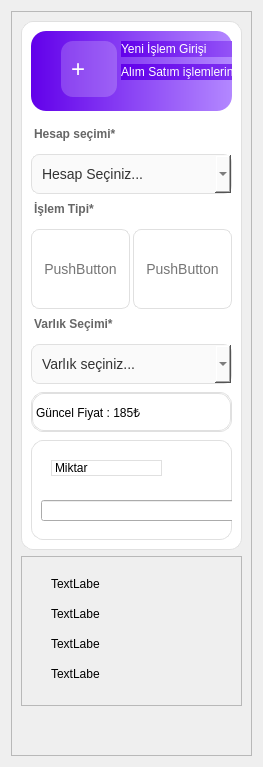
              <widget class="QWidget" name="BrokerIslemPage">
               <property name="maximumSize">
                <size>
                 <width>16777215</width>
                 <height>16777215</height>
                </size>
               </property>
               <layout class="QVBoxLayout" name="verticalLayout_32">
                <item>
                 <widget class="QFrame" name="frame_39">
                  <property name="frameShape">
                   <enum>QFrame::Shape::StyledPanel</enum>
                  </property>
                  <property name="frameShadow">
                   <enum>QFrame::Shadow::Raised</enum>
                  </property>
                  <layout class="QVBoxLayout" name="verticalLayout_34">
                   <item>
                    <widget class="QFrame" name="frame_41">
                     <property name="minimumSize">
                      <size>
                       <width>0</width>
                       <height>0</height>
                      </size>
                     </property>
                     <property name="maximumSize">
                      <size>
                       <width>765</width>
                       <height>900</height>
                      </size>
                     </property>
                     <property name="styleSheet">
                      <string notr="true">QFrame{
    background-color: #FFFFFF;
    border: 1px solid #E0E0E0;
    border-radius: 12px;
}</string>
                     </property>
                     <property name="frameShape">
                      <enum>QFrame::Shape::StyledPanel</enum>
                     </property>
                     <property name="frameShadow">
                      <enum>QFrame::Shadow::Raised</enum>
                     </property>
                     <layout class="QVBoxLayout" name="verticalLayout_33">
                      <property name="spacing">
                       <number>8</number>
                      </property>
                      <item>
                       <widget class="QFrame" name="frame_40">
                        <property name="minimumSize">
                         <size>
                          <width>0</width>
                          <height>80</height>
                         </size>
                        </property>
                        <property name="maximumSize">
                         <size>
                          <width>16777215</width>
                          <height>80</height>
                         </size>
                        </property>
                        <property name="styleSheet">
                         <string notr="true">QFrame{/* Soldan Sağa Mor Gradyan */
    background-color: qlineargradient(spread:pad, x1:0, y1:0, x2:1, y2:0, stop:0 #6200EA, stop:1 #B388FF);
    
    border-radius: 15px;       /* Köşeleri ovalleştir */
    border: none;              /* Çerçeve olmasın */
}</string>
                        </property>
                        <property name="frameShape">
                         <enum>QFrame::Shape::StyledPanel</enum>
                        </property>
                        <property name="frameShadow">
                         <enum>QFrame::Shadow::Raised</enum>
                        </property>
                        <widget class="QLabel" name="label_65">
                         <property name="geometry">
                          <rect>
                           <x>30</x>
                           <y>10</y>
                           <width>56</width>
                           <height>56</height>
                          </rect>
                         </property>
                         <property name="minimumSize">
                          <size>
                           <width>56</width>
                           <height>56</height>
                          </size>
                         </property>
                         <property name="maximumSize">
                          <size>
                           <width>56</width>
                           <height>56</height>
                          </size>
                         </property>
                         <property name="styleSheet">
                          <string notr="true">QLabel {
    background-color: rgba(255, 255, 255, 50);
    border-radius: 12px;
    color: white;
    font-size: 24px;
    padding: 4px;
    min-width: 48px;
    max-width: 48px;
    min-height: 48px;
    max-height: 48px;
}</string>
                         </property>
                         <property name="text">
                          <string>+</string>
                         </property>
                        </widget>
                        <widget class="QLabel" name="label_66">
                         <property name="geometry">
                          <rect>
                           <x>90</x>
                           <y>10</y>
                           <width>181</width>
                           <height>16</height>
                          </rect>
                         </property>
                         <property name="styleSheet">
                          <string notr="true">color: #FFFFFF;
border:transparent;</string>
                         </property>
                         <property name="text">
                          <string>Yeni İşlem Girişi</string>
                         </property>
                        </widget>
                        <widget class="QLabel" name="label_67">
                         <property name="geometry">
                          <rect>
                           <x>90</x>
                           <y>33</y>
                           <width>321</width>
                           <height>16</height>
                          </rect>
                         </property>
                         <property name="styleSheet">
                          <string notr="true">color: #FFFFFF;
border:transparent;</string>
                         </property>
                         <property name="text">
                          <string>Alım Satım işlemlerini kaydetmetmeyi unutmayınız</string>
                         </property>
                        </widget>
                       </widget>
                      </item>
                      <item>
                       <widget class="QFrame" name="frame_42">
                        <property name="maximumSize">
                         <size>
                          <width>16777215</width>
                          <height>5</height>
                         </size>
                        </property>
                        <property name="styleSheet">
                         <string notr="true">border:transparent</string>
                        </property>
                        <property name="frameShape">
                         <enum>QFrame::Shape::StyledPanel</enum>
                        </property>
                        <property name="frameShadow">
                         <enum>QFrame::Shadow::Raised</enum>
                        </property>
                       </widget>
                      </item>
                      <item>
                       <widget class="QLabel" name="label_68">
                        <property name="maximumSize">
                         <size>
                          <width>16777215</width>
                          <height>40</height>
                         </size>
                        </property>
                        <property name="styleSheet">
                         <string notr="true">QLabel {
    color: #666666;
    font-size: 12px;
    font-weight: bold;
    margin-bottom: 5px; /* Kutuyla yazı arası boşluk */
border:transparent;
}</string>
                        </property>
                        <property name="text">
                         <string>Hesap seçimi*</string>
                        </property>
                       </widget>
                      </item>
                      <item>
                       <widget class="QComboBox" name="comboBox_4">
                        <property name="styleSheet">
                         <string notr="true">QComboBox{border: 1px solid #E0E0E0;
    border-radius: 8px;
    padding: 10px;
    background-color: #FAFAFA; /* Çok açık gri */
    color: #333333;
    font-size: 14px;
}
QComboBox:hover {
    border: 1px solid #BDBDBD;
}
QComboBox:focus {
    border: 1px solid #9C27B0; /* Odaklanınca mor çizgi */
    background-color: #FFFFFF;
}</string>
                        </property>
                        <item>
                         <property name="text">
                          <string>Hesap Seçiniz...</string>
                         </property>
                        </item>
                       </widget>
                      </item>
                      <item>
                       <widget class="QLabel" name="label_69">
                        <property name="maximumSize">
                         <size>
                          <width>16777215</width>
                          <height>40</height>
                         </size>
                        </property>
                        <property name="styleSheet">
                         <string notr="true">QLabel {
    color: #666666;
    font-size: 12px;
    font-weight: bold;
    margin-bottom: 5px; /* Kutuyla yazı arası boşluk */
border:transparent;
}</string>
                        </property>
                        <property name="text">
                         <string>İşlem Tipi*</string>
                        </property>
                       </widget>
                      </item>
                      <item>
                       <widget class="QFrame" name="frame_43">
                        <property name="minimumSize">
                         <size>
                          <width>0</width>
                          <height>80</height>
                         </size>
                        </property>
                        <property name="maximumSize">
                         <size>
                          <width>16777215</width>
                          <height>80</height>
                         </size>
                        </property>
                        <property name="styleSheet">
                         <string notr="true">border:transparent</string>
                        </property>
                        <property name="frameShape">
                         <enum>QFrame::Shape::StyledPanel</enum>
                        </property>
                        <property name="frameShadow">
                         <enum>QFrame::Shadow::Raised</enum>
                        </property>
                        <layout class="QHBoxLayout" name="horizontalLayout_12">
                         <property name="spacing">
                          <number>3</number>
                         </property>
                         <property name="leftMargin">
                          <number>0</number>
                         </property>
                         <property name="topMargin">
                          <number>0</number>
                         </property>
                         <property name="rightMargin">
                          <number>0</number>
                         </property>
                         <property name="bottomMargin">
                          <number>0</number>
                         </property>
                         <item>
                          <widget class="QPushButton" name="pushButton_12">
                           <property name="sizePolicy">
                            <sizepolicy hsizetype="Preferred" vsizetype="Preferred">
                             <horstretch>0</horstretch>
                             <verstretch>0</verstretch>
                            </sizepolicy>
                           </property>
                           <property name="styleSheet">
                            <string notr="true">/* --- 4. ALIŞ / SATIŞ BUTONLARI (TOGGLE) --- */
QPushButton{
    background-color: #FFFFFF;
    border: 1px solid #E0E0E0;
    border-radius: 8px;
    padding: 12px;
    font-size: 14px;
    color: #757575;
}

QPushButton:checked {
    background-color: #FFEBEE;       /* Açık Kırmızı Zemin */
    border: 1px solid #EF5350;       /* Kırmızı Çerçeve */
    color: #C62828;                  /* Koyu Kırmızı Yazı */
    font-weight: bold;
}</string>
                           </property>
                           <property name="text">
                            <string>PushButton</string>
                           </property>
                           <property name="checkable">
                            <bool>true</bool>
                           </property>
                          </widget>
                         </item>
                         <item>
                          <widget class="QPushButton" name="pushButton_11">
                           <property name="sizePolicy">
                            <sizepolicy hsizetype="Preferred" vsizetype="Preferred">
                             <horstretch>0</horstretch>
                             <verstretch>0</verstretch>
                            </sizepolicy>
                           </property>
                           <property name="styleSheet">
                            <string notr="true">/* --- 4. ALIŞ / SATIŞ BUTONLARI (TOGGLE) --- */
QPushButton {
    background-color: #FFFFFF;
    border: 1px solid #E0E0E0;
    border-radius: 8px;
    padding: 12px;
    font-size: 14px;
    color: #757575;
}

/* --- ALIŞ BUTONU (Seçili Durum - YEŞİL) --- */
QPushButton:checked {
    background-color: #E8F5E9;       /* Açık Yeşil Zemin */
    border: 1px solid #4CAF50;       /* Yeşil Çerçeve */
    color: #2E7D32;                  /* Koyu Yeşil Yazı */
    font-weight: bold;
}</string>
                           </property>
                           <property name="text">
                            <string>PushButton</string>
                           </property>
                           <property name="checkable">
                            <bool>true</bool>
                           </property>
                           <property name="checked">
                            <bool>false</bool>
                           </property>
                          </widget>
                         </item>
                        </layout>
                       </widget>
                      </item>
                      <item>
                       <widget class="QLabel" name="label_70">
                        <property name="styleSheet">
                         <string notr="true">QLabel {
    color: #666666;
    font-size: 12px;
    font-weight: bold;
    margin-bottom: 5px; /* Kutuyla yazı arası boşluk */
border:transparent;
}</string>
                        </property>
                        <property name="text">
                         <string>Varlık Seçimi*</string>
                        </property>
                       </widget>
                      </item>
                      <item>
                       <widget class="QComboBox" name="comboBox_5">
                        <property name="styleSheet">
                         <string notr="true">QComboBox{border: 1px solid #E0E0E0;
    border-radius: 8px;
    padding: 10px;
    background-color: #FAFAFA; /* Çok açık gri */
    color: #333333;
    font-size: 14px;
}
QComboBox:hover {
    border: 1px solid #BDBDBD;
}
QComboBox:focus {
    border: 1px solid #9C27B0; /* Odaklanınca mor çizgi */
    background-color: #FFFFFF;
}</string>
                        </property>
                        <item>
                         <property name="text">
                          <string>Varlık seçiniz...</string>
                         </property>
                        </item>
                       </widget>
                      </item>
                      <item>
                       <widget class="QFrame" name="frame_44">
                        <property name="minimumSize">
                         <size>
                          <width>0</width>
                          <height>40</height>
                         </size>
                        </property>
                        <property name="maximumSize">
                         <size>
                          <width>16777215</width>
                          <height>40</height>
                         </size>
                        </property>
                        <property name="frameShape">
                         <enum>QFrame::Shape::StyledPanel</enum>
                        </property>
                        <property name="frameShadow">
                         <enum>QFrame::Shadow::Raised</enum>
                        </property>
                        <layout class="QHBoxLayout" name="horizontalLayout_13">
                         <property name="spacing">
                          <number>0</number>
                         </property>
                         <property name="leftMargin">
                          <number>0</number>
                         </property>
                         <property name="topMargin">
                          <number>0</number>
                         </property>
                         <property name="rightMargin">
                          <number>0</number>
                         </property>
                         <property name="bottomMargin">
                          <number>0</number>
                         </property>
                         <item>
                          <widget class="QLabel" name="label_71">
                           <property name="text">
                            <string>Güncel Fiyat : 185₺</string>
                           </property>
                          </widget>
                         </item>
                        </layout>
                       </widget>
                      </item>
                      <item>
                       <widget class="QFrame" name="frame_45">
                        <property name="minimumSize">
                         <size>
                          <width>0</width>
                          <height>100</height>
                         </size>
                        </property>
                        <property name="frameShape">
                         <enum>QFrame::Shape::StyledPanel</enum>
                        </property>
                        <property name="frameShadow">
                         <enum>QFrame::Shadow::Raised</enum>
                        </property>
                        <widget class="QLabel" name="label_72">
                         <property name="geometry">
                          <rect>
                           <x>20</x>
                           <y>20</y>
                           <width>111</width>
                           <height>16</height>
                          </rect>
                         </property>
                         <property name="text">
                          <string>Miktar</string>
                         </property>
                        </widget>
                        <widget class="QLineEdit" name="lineEdit_4">
                         <property name="geometry">
                          <rect>
                           <x>10</x>
                           <y>60</y>
                           <width>371</width>
                           <height>21</height>
                          </rect>
                         </property>
                        </widget>
                        <widget class="QLabel" name="label_73">
                         <property name="geometry">
                          <rect>
                           <x>390</x>
                           <y>30</y>
                           <width>111</width>
                           <height>16</height>
                          </rect>
                         </property>
                         <property name="text">
                          <string>Birim Fiyat (₺)</string>
                         </property>
                        </widget>
                        <widget class="QLineEdit" name="lineEdit_5">
                         <property name="geometry">
                          <rect>
                           <x>390</x>
                           <y>60</y>
                           <width>361</width>
                           <height>21</height>
                          </rect>
                         </property>
                        </widget>
                       </widget>
                      </item>
                     </layout>
                    </widget>
                   </item>
                   <item>
                    <widget class="QFrame" name="frame_46">
                     <property name="minimumSize">
                      <size>
                       <width>0</width>
                       <height>150</height>
                      </size>
                     </property>
                     <property name="frameShape">
                      <enum>QFrame::Shape::StyledPanel</enum>
                     </property>
                     <property name="frameShadow">
                      <enum>QFrame::Shadow::Raised</enum>
                     </property>
                     <widget class="QLabel" name="label_74">
                      <property name="geometry">
                       <rect>
                        <x>30</x>
                        <y>20</y>
                        <width>49</width>
                        <height>16</height>
                       </rect>
                      </property>
                      <property name="text">
                       <string>TextLabel</string>
                      </property>
                     </widget>
                     <widget class="QLabel" name="label_75">
                      <property name="geometry">
                       <rect>
                        <x>30</x>
                        <y>50</y>
                        <width>49</width>
                        <height>16</height>
                       </rect>
                      </property>
                      <property name="text">
                       <string>TextLabel</string>
                      </property>
                     </widget>
                     <widget class="QLabel" name="label_76">
                      <property name="geometry">
                       <rect>
                        <x>30</x>
                        <y>80</y>
                        <width>49</width>
                        <height>16</height>
                       </rect>
                      </property>
                      <property name="text">
                       <string>TextLabel</string>
                      </property>
                     </widget>
                     <widget class="QLabel" name="label_77">
                      <property name="geometry">
                       <rect>
                        <x>30</x>
                        <y>110</y>
                        <width>49</width>
                        <height>16</height>
                       </rect>
                      </property>
                      <property name="text">
                       <string>TextLabel</string>
                      </property>
                     </widget>
                     <widget class="QLabel" name="label_78">
                      <property name="geometry">
                       <rect>
                        <x>700</x>
                        <y>50</y>
                        <width>49</width>
                        <height>16</height>
                       </rect>
                      </property>
                      <property name="text">
                       <string>TextLabel</string>
                      </property>
                     </widget>
                     <widget class="QLabel" name="label_79">
                      <property name="geometry">
                       <rect>
                        <x>700</x>
                        <y>80</y>
                        <width>49</width>
                        <height>16</height>
                       </rect>
                      </property>
                      <property name="text">
                       <string>TextLabel</string>
                      </property>
                     </widget>
                     <widget class="QLabel" name="label_80">
                      <property name="geometry">
                       <rect>
                        <x>700</x>
                        <y>120</y>
                        <width>49</width>
                        <height>16</height>
                       </rect>
                      </property>
                      <property name="text">
                       <string>TextLabel</string>
                      </property>
                     </widget>
                    </widget>
                   </item>
                   <item>
                    <spacer name="verticalSpacer_2">
                     <property name="orientation">
                      <enum>Qt::Orientation::Vertical</enum>
                     </property>
                     <property name="sizeHint" stdset="0">
                      <size>
                       <width>20</width>
                       <height>40</height>
                      </size>
                     </property>
                    </spacer>
                   </item>
                  </layout>
                 </widget>
                </item>
               </layout>
              </widget>
